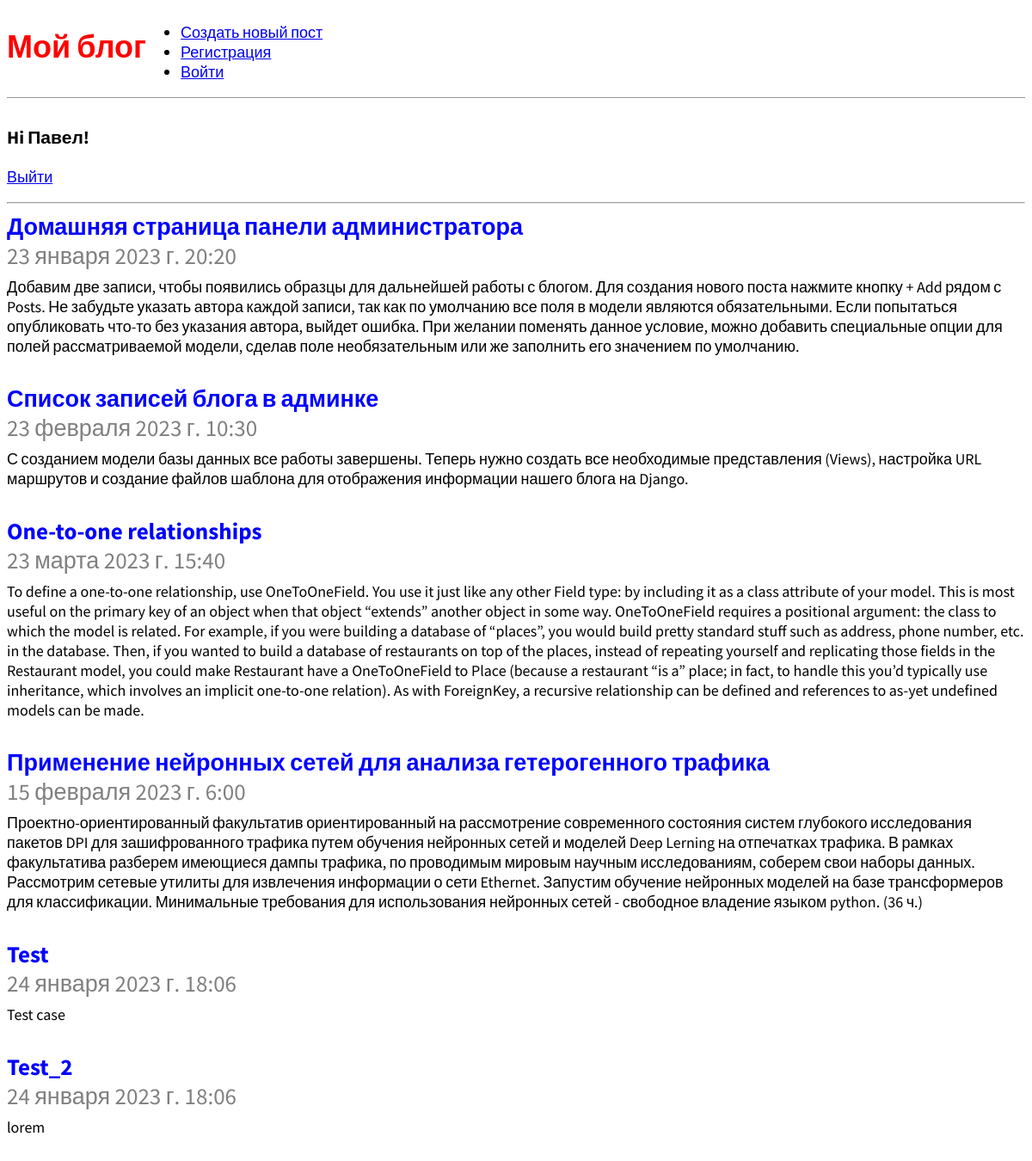
/ (signed in), run on the app's committed database.
### blog/models.py (models this page shows, shortened)
class Post(models.Model):
    title = models.CharField(max_length=200)  # Строковое поле, для строк малого и большого размера.
    author = models.ForeignKey(
        'auth.User',
        on_delete=models.CASCADE,  # Если удалиться пользователь, то и его статьи удаляться(каскадное отношение)
    )
    body = models.TextField()  # Большое текстовое поле
    time_create = models.DateTimeField(default=datetime.datetime.now())

### blog/views.py (the view)
# urls.py: path("", BlogListView.as_view(), name='home'),
class BlogListView(ListView):
    model = Post
    template_name = 'home.html'

### templates/home.html
{% extends 'base.html' %}
{% block content %}
{% if user.is_authenticated %}
  {% for post in object_list %}
    <div class="post-entry">
      <h2>
        <a href="{% url 'post_detail' post.pk %}">{{ post.title }}</a>
        <p style="color: grey">{{ post.time_create }}</p>
      </h2>
      <p>{{ post.body }}</p>
    </div>
  {% endfor %}
{% endif %}
{% endblock content %}

### templates/base.html (shortened to what this page needs)
{% load static %}
<html>
  <head>
    <link href="{% static 'css/base.css' %}" rel="stylesheet">
  </head>
  <body>
    <header>
       <div>
          <h1><a href="{% url 'home' %}">Мой блог</a></h1>
        </div>
      <ul>
        <li><a href="{% url 'post_new' %}">Создать новый пост</a></li>
        <li><a href="{% url 'signup' %}">Регистрация</a></li>
        <li><a href="{% url 'login' %}">Войти</a></li>
      </ul>
    </header>
    {% if user.is_authenticated %}
        <h3>Hi {{ user.username }}!</h3>
        <p><a href="{% url 'logout' %}">Выйти</a></p>
        <hr>
      {% else %}
        <p>You are not logged in.</p>
        <a href="{% url 'login' %}">Войти</a>
        <hr>
      {% endif %}
    <div>
      {% block content %}
      {% endblock content %}
    </div>
  </body>
</html>

### static/css/base.css (style rules this page uses)
body { font-family: 'Source Sans Pro', sans-serif; font-size: 18px; }
header { border-bottom: 1px solid #999; margin-bottom: 2rem; display: flex; }
header h1 a { color: red; text-decoration: none; }
.post-entry { margin-bottom: 2rem; }
.post-entry h2 { margin: 0.5rem 0; }
.post-entry h2 a, .post-entry h2 a:visited { color: blue; text-decoration: none; }
.post-entry p { margin: 0; font-weight: 400; }

### data on the page
Post: title "Домашняя страница панели администратора", time_create "23 января 2023 г. 20:20", body "Добавим две записи, чтобы появились образцы для дальнейшей работы с блогом. Для создания нового поста нажмите кнопку + Add рядом с Posts. Не забудьте указать автора каждой записи, так как по умолчанию все поля в модели являются обязательными. Если попытаться опубликовать что-то без указания автора, выйдет ошибка. При желании поменять данное условие, можно добавить специальные опции для полей рассматриваемой модели, сделав поле необязательным или же заполнить его значением по умолчанию."
Post: title "Список записей блога в админке", time_create "23 февраля 2023 г. 10:30", body "С созданием модели базы данных все работы завершены. Теперь нужно создать все необходимые представления (Views), настройка URL маршрутов и создание файлов шаблона для отображения информации нашего блога на Django."
Post: title "One-to-one relationships", time_create "23 марта 2023 г. 15:40", body "To define a one-to-one relationship, use OneToOneField. You use it just like any other Field type: by including it as a class attribute of your model. This is most useful on the primary key of an object when that object “extends” another object in some way. OneToOneField requires a positional argument: the class to which the model is related. For example, if you were building a database of “places”, you would build pretty standard stuff such as address, phone number, etc. in the database. Then, if you wanted to build a database of restaurants on top of the places, instead of repeating yourself and replicating those fields in the Restaurant model, you could make Restaurant have a…"
Post: title "Применение нейронных сетей для анализа гетерогенного трафика", time_create "15 февраля 2023 г. 6:00", body "Проектно-ориентированный факультатив ориентированный на рассмотрение современного состояния систем глубокого исследования пакетов DPI для зашифрованного трафика путем обучения нейронных сетей и моделей Deep Lerning на отпечатках трафика. В рамках факультатива разберем имеющиеся дампы трафика, по проводимым мировым научным исследованиям, соберем свои наборы данных. Рассмотрим сетевые утилиты для извлечения информации о сети Ethernet. Запустим обучение нейронных моделей на базе трансформеров для классификации. Минимальные требования для использования нейронных сетей - свободное владение языком python. (36 ч.)"
Post: title "Test", time_create "24 января 2023 г. 18:06", body "Test case"
Post: title "Test_2", time_create "24 января 2023 г. 18:06", body "lorem"

### other printed values
{{ user.username }} "Павел"
